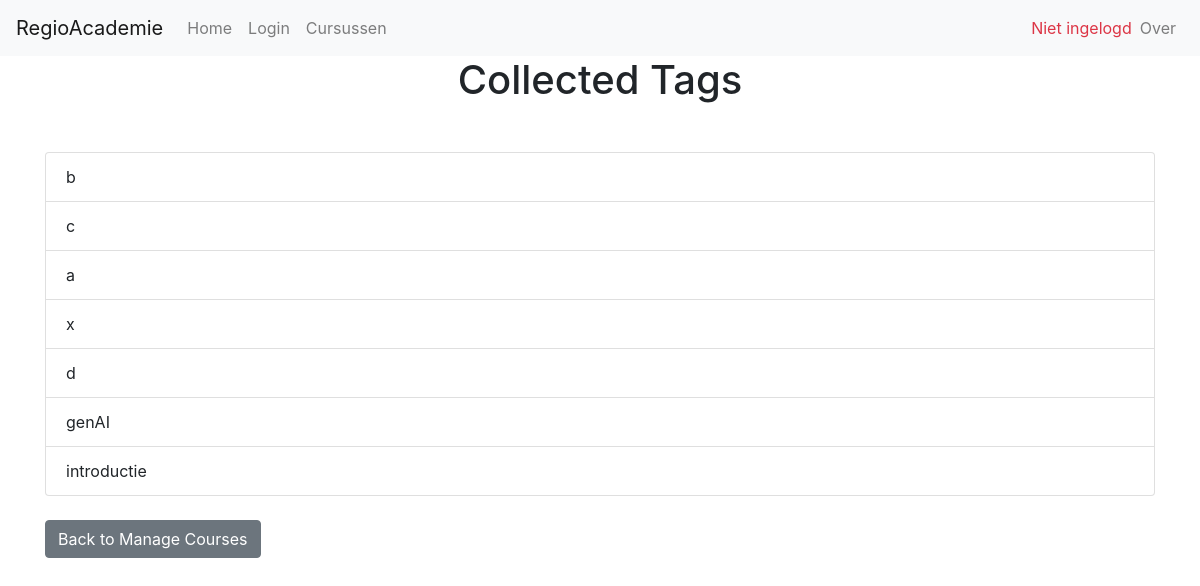
The app's page /show_collected_tags with its own data.
### src/models.py (models this page shows, shortened)
class Tag(db.Model):
    __tablename__ = 'tags'
    id = db.Column(db.Integer, primary_key=True)
    tag_name = db.Column(db.String, nullable=False)

### app.py (the view)
@app.route('/show_collected_tags')
def show_collected_tags():
    tags = Tag.query.all()
    return render_template('show_collected_tags.html', tags=tags)

### templates/show_collected_tags.html (shortened to what this page needs)
{% extends "base.html" %}
{% block content %}
<h1 class="text-center mb-5">Collected Tags</h1>
<ul class="list-group mb-4">
    {% for tag in tags %}
        <li class="list-group-item">{{ tag.tag_name }}</li>
    {% endfor %}
</ul>
<a href="{{ url_for('manage_courses') }}" class="btn btn-secondary">Back to Manage Courses</a>
{% endblock %}

### records on screen
Tag: tag_name "b"
Tag: tag_name "c"
Tag: tag_name "a"
Tag: tag_name "x"
Tag: tag_name "d"
Tag: tag_name "genAI"
Tag: tag_name "introductie"
